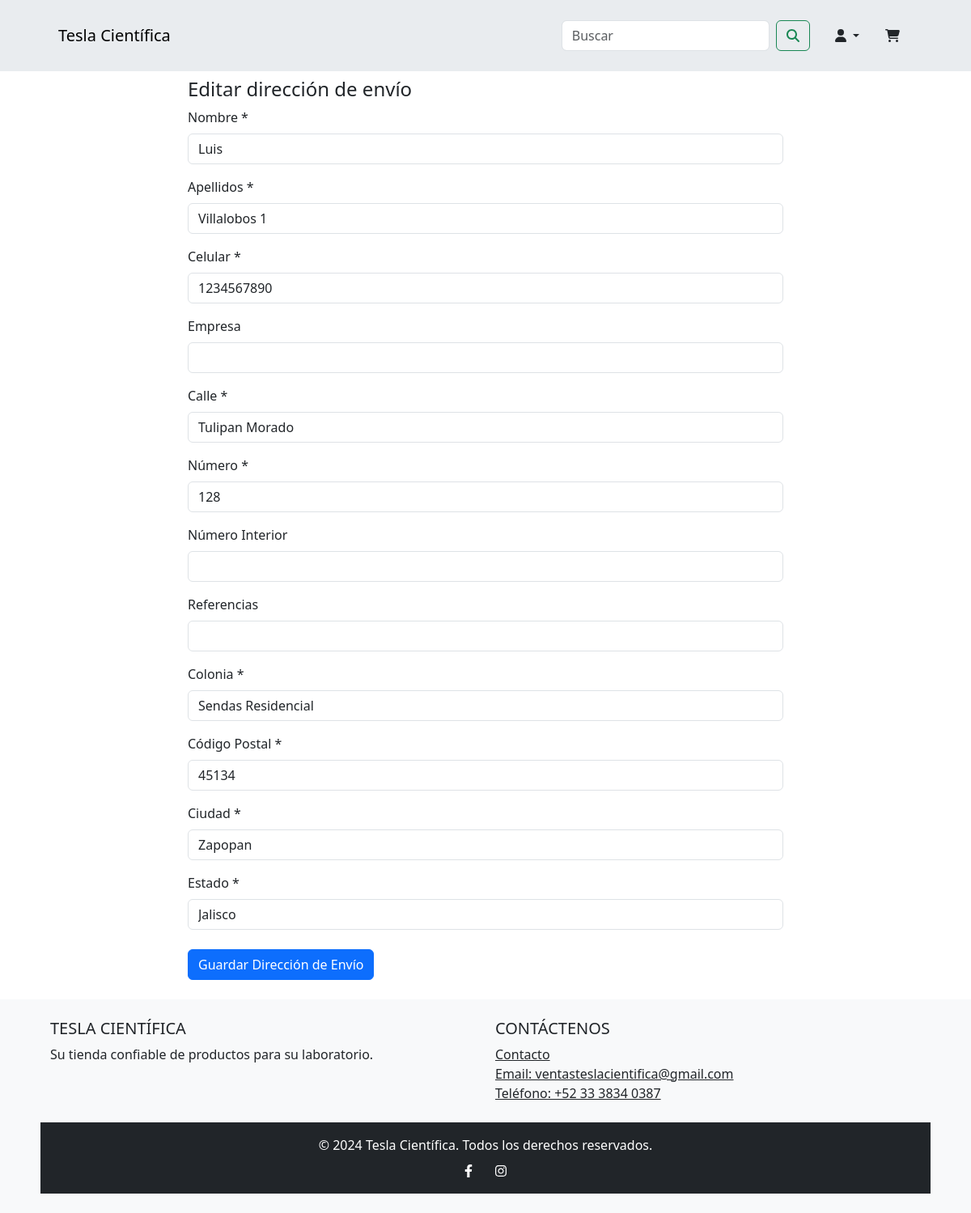
Page /edit_address/1?next=/addresses (signed in) on the committed database.
### app/models.py (models this page shows, shortened)
class ShippingAddress(db.Model):
    id = db.Column(db.Integer, primary_key=True)
    client_id = db.Column(db.Integer, db.ForeignKey("client.id"), nullable=False)
    nombre = db.Column(db.String(100), nullable=False)
    apellidos = db.Column(db.String(100), nullable=False)
    celular = db.Column(db.String(10), nullable=False)
    empresa = db.Column(db.String(100))
    calle = db.Column(db.String(100), nullable=False)
    numero = db.Column(db.String(10), nullable=False)
    num_int = db.Column(db.String(10))
    referencias = db.Column(db.String(255))
    colonia = db.Column(db.String(100), nullable=False)
    cp = db.Column(db.String(5), nullable=False)
    ciudad = db.Column(db.String(100), nullable=False)
    estado = db.Column(db.String(100), nullable=False)
    is_deleted = db.Column(db.Boolean, default=False, server_default="0")

### app/routes.py (the view, shortened to what this page needs)
@main.route("/edit_address/<int:id>", methods=["GET", "POST"])
def edit_address(id):
    if not current_user.is_authenticated:
        return redirect(url_for("main.index"))
    address = ShippingAddress.query.get_or_404(id)
    if address.client_id != current_user.id:
        return redirect(url_for("main.index"))
    form = ShippingAddressForm(obj=address)
    return render_template("edit_address.html", form=form)

### app/models.py (called while the page is built)
@login_manager.user_loader
def load_user(user_id):
    return Client.query.get(int(user_id))

### app/templates/edit_address.html (shortened to what this page needs)
{% include "header.html" %} {% block content %}
<main class="mb-4">
  <div class="container">
    <div class="row">
      <div class="col-lg-8 col-md-10 mx-auto">
        <h4>Editar dirección de envío</h4>
        <form method="POST">
          <div class="form-group">
            {{ form.nombre.label(class="form-label") }} {{
            form.nombre(class="form-control", id="nombre") }}
          </div>
          <div class="form-group mt-3">
            {{ form.apellidos.label(class="form-label") }} {{
            form.apellidos(class="form-control", id="apellidos") }}
          </div>
          <div class="form-group mt-3">
            {{ form.celular.label(class="form-label") }} {{
            form.celular(class="form-control", id="celular") }}
          </div>
          <div class="form-group mt-3">
            {{ form.empresa.label(class="form-label") }} {{
            form.empresa(class="form-control", id="empresa") }}
          </div>
          <div class="form-group mt-3">
            {{ form.calle.label(class="form-label") }} {{
            form.calle(class="form-control", id="calle") }}
          </div>
          <div class="form-group mt-3">
            {{ form.numero.label(class="form-label") }} {{
            form.numero(class="form-control", id="numero") }}
          </div>
          <div class="form-group mt-3">
            {{ form.num_int.label(class="form-label") }} {{
            form.num_int(class="form-control", id="num_int") }}
          </div>
          <div class="form-group mt-3">
            {{ form.referencias.label(class="form-label") }} {{
            form.referencias(class="form-control", id="referencias") }}
          </div>
          <div class="form-group mt-3">
            {{ form.colonia.label(class="form-label") }} {{
            form.colonia(class="form-control", id="colonia") }}
          </div>
          <div class="form-group mt-3">
            {{ form.cp.label(class="form-label") }} {{
            form.cp(class="form-control", id="cp") }}
          </div>
          <div class="form-group mt-3">
            {{ form.ciudad.label(class="form-label") }} {{
            form.ciudad(class="form-control", id="ciudad") }}
          </div>
          <div class="form-group mt-3">
            {{ form.estado.label(class="form-label") }} {{
            form.estado(class="form-control", id="estado") }}
          </div>
          <div class="form-group mt-4">
            {{ form.submit(class="btn btn-primary", type="submit") }}
          </div>
        </form>
      </div>
    </div>
  </div>
</main>
{% endblock %} {% include "footer.html" %}

### app/static/css/styles.css (style rules this page uses)
.btn-primary { background-color: #007bff; border-color: #007bff; color: white; }

### rows in the picture
ShippingAddress: nombre "Luis", apellidos "Villalobos 1", celular "1234567890", calle "Tulipan Morado", numero "128", colonia "Sendas Residencial", cp "45134", ciudad "Zapopan", estado "Jalisco"
